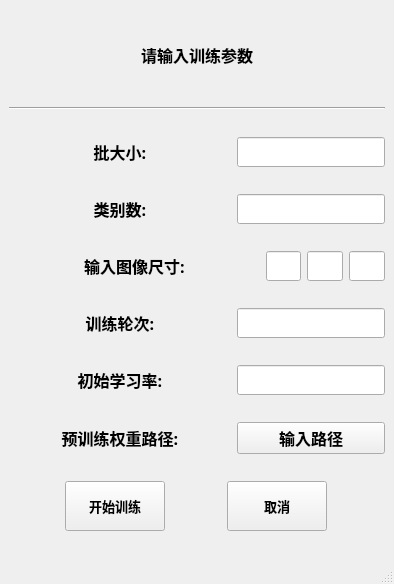
<?xml version="1.0" encoding="UTF-8"?>
<ui version="4.0">
 <class>MainWindow</class>
 <widget class="QMainWindow" name="MainWindow">
  <property name="geometry">
   <rect>
    <x>0</x>
    <y>0</y>
    <width>394</width>
    <height>584</height>
   </rect>
  </property>
  <property name="minimumSize">
   <size>
    <width>394</width>
    <height>584</height>
   </size>
  </property>
  <property name="maximumSize">
   <size>
    <width>394</width>
    <height>584</height>
   </size>
  </property>
  <property name="windowTitle">
   <string>输入参数</string>
  </property>
  <widget class="QWidget" name="centralwidget">
   <layout class="QVBoxLayout" name="verticalLayout" stretch="1,1,1,1,1,1,1,1,2">
    <item>
     <widget class="QLabel" name="label_4">
      <property name="minimumSize">
       <size>
        <width>0</width>
        <height>50</height>
       </size>
      </property>
      <property name="maximumSize">
       <size>
        <width>16777215</width>
        <height>50</height>
       </size>
      </property>
      <property name="font">
       <font>
        <family>Agency FB</family>
        <pointsize>12</pointsize>
        <weight>75</weight>
        <bold>true</bold>
       </font>
      </property>
      <property name="text">
       <string>请输入训练参数</string>
      </property>
      <property name="alignment">
       <set>Qt::AlignCenter</set>
      </property>
     </widget>
    </item>
    <item>
     <widget class="Line" name="line">
      <property name="orientation">
       <enum>Qt::Horizontal</enum>
      </property>
     </widget>
    </item>
    <item>
     <layout class="QHBoxLayout" name="horizontalLayout" stretch="6,4">
      <item>
       <widget class="QLabel" name="label">
        <property name="font">
         <font>
          <family>Agency FB</family>
          <pointsize>12</pointsize>
          <weight>75</weight>
          <bold>true</bold>
         </font>
        </property>
        <property name="layoutDirection">
         <enum>Qt::LeftToRight</enum>
        </property>
        <property name="text">
         <string>批大小:</string>
        </property>
        <property name="alignment">
         <set>Qt::AlignCenter</set>
        </property>
       </widget>
      </item>
      <item>
       <widget class="QLineEdit" name="lineEdit">
        <property name="minimumSize">
         <size>
          <width>0</width>
          <height>30</height>
         </size>
        </property>
       </widget>
      </item>
     </layout>
    </item>
    <item>
     <layout class="QHBoxLayout" name="horizontalLayout_2" stretch="6,4">
      <item>
       <widget class="QLabel" name="label_2">
        <property name="font">
         <font>
          <family>Agency FB</family>
          <pointsize>12</pointsize>
          <weight>75</weight>
          <bold>true</bold>
         </font>
        </property>
        <property name="text">
         <string>类别数:</string>
        </property>
        <property name="alignment">
         <set>Qt::AlignCenter</set>
        </property>
       </widget>
      </item>
      <item>
       <widget class="QLineEdit" name="lineEdit_2">
        <property name="minimumSize">
         <size>
          <width>0</width>
          <height>30</height>
         </size>
        </property>
       </widget>
      </item>
     </layout>
    </item>
    <item>
     <layout class="QHBoxLayout" name="horizontalLayout_3" stretch="7,1,1,1">
      <item>
       <widget class="QLabel" name="label_3">
        <property name="font">
         <font>
          <family>Agency FB</family>
          <pointsize>12</pointsize>
          <weight>75</weight>
          <bold>true</bold>
         </font>
        </property>
        <property name="text">
         <string>输入图像尺寸:</string>
        </property>
        <property name="alignment">
         <set>Qt::AlignCenter</set>
        </property>
       </widget>
      </item>
      <item>
       <widget class="QLineEdit" name="lineEdit_3">
        <property name="minimumSize">
         <size>
          <width>0</width>
          <height>30</height>
         </size>
        </property>
       </widget>
      </item>
      <item>
       <widget class="QLineEdit" name="lineEdit_5">
        <property name="minimumSize">
         <size>
          <width>0</width>
          <height>30</height>
         </size>
        </property>
        <property name="maximumSize">
         <size>
          <width>16777215</width>
          <height>30</height>
         </size>
        </property>
       </widget>
      </item>
      <item>
       <widget class="QLineEdit" name="lineEdit_4">
        <property name="minimumSize">
         <size>
          <width>0</width>
          <height>30</height>
         </size>
        </property>
        <property name="maximumSize">
         <size>
          <width>16777215</width>
          <height>30</height>
         </size>
        </property>
       </widget>
      </item>
     </layout>
    </item>
    <item>
     <layout class="QHBoxLayout" name="horizontalLayout_4" stretch="6,4">
      <item>
       <widget class="QLabel" name="label_5">
        <property name="font">
         <font>
          <family>Agency FB</family>
          <pointsize>12</pointsize>
          <weight>75</weight>
          <bold>true</bold>
         </font>
        </property>
        <property name="layoutDirection">
         <enum>Qt::LeftToRight</enum>
        </property>
        <property name="text">
         <string>训练轮次:</string>
        </property>
        <property name="alignment">
         <set>Qt::AlignCenter</set>
        </property>
       </widget>
      </item>
      <item>
       <widget class="QLineEdit" name="lineEdit_6">
        <property name="minimumSize">
         <size>
          <width>0</width>
          <height>30</height>
         </size>
        </property>
       </widget>
      </item>
     </layout>
    </item>
    <item>
     <layout class="QHBoxLayout" name="horizontalLayout_6" stretch="6,4">
      <item>
       <widget class="QLabel" name="label_6">
        <property name="font">
         <font>
          <family>Agency FB</family>
          <pointsize>12</pointsize>
          <weight>75</weight>
          <bold>true</bold>
         </font>
        </property>
        <property name="layoutDirection">
         <enum>Qt::LeftToRight</enum>
        </property>
        <property name="text">
         <string>初始学习率:</string>
        </property>
        <property name="alignment">
         <set>Qt::AlignCenter</set>
        </property>
       </widget>
      </item>
      <item>
       <widget class="QLineEdit" name="lineEdit_7">
        <property name="minimumSize">
         <size>
          <width>0</width>
          <height>30</height>
         </size>
        </property>
       </widget>
      </item>
     </layout>
    </item>
    <item>
     <layout class="QHBoxLayout" name="horizontalLayout_7" stretch="6,4">
      <item>
       <widget class="QLabel" name="label_7">
        <property name="font">
         <font>
          <family>Agency FB</family>
          <pointsize>12</pointsize>
          <weight>75</weight>
          <bold>true</bold>
         </font>
        </property>
        <property name="layoutDirection">
         <enum>Qt::LeftToRight</enum>
        </property>
        <property name="text">
         <string>预训练权重路径:</string>
        </property>
        <property name="alignment">
         <set>Qt::AlignCenter</set>
        </property>
       </widget>
      </item>
      <item>
       <widget class="QPushButton" name="pushButton_3">
        <property name="font">
         <font>
          <family>Agency FB</family>
          <pointsize>12</pointsize>
          <weight>75</weight>
          <bold>true</bold>
         </font>
        </property>
        <property name="text">
         <string>输入路径</string>
        </property>
       </widget>
      </item>
     </layout>
    </item>
    <item>
     <layout class="QHBoxLayout" name="horizontalLayout_5" stretch="6,4">
      <item>
       <widget class="QPushButton" name="pushButton">
        <property name="minimumSize">
         <size>
          <width>0</width>
          <height>0</height>
         </size>
        </property>
        <property name="maximumSize">
         <size>
          <width>100</width>
          <height>50</height>
         </size>
        </property>
        <property name="font">
         <font>
          <pointsize>10</pointsize>
          <weight>75</weight>
          <bold>true</bold>
         </font>
        </property>
        <property name="text">
         <string>开始训练</string>
        </property>
       </widget>
      </item>
      <item>
       <widget class="QPushButton" name="pushButton_2">
        <property name="minimumSize">
         <size>
          <width>0</width>
          <height>0</height>
         </size>
        </property>
        <property name="maximumSize">
         <size>
          <width>100</width>
          <height>50</height>
         </size>
        </property>
        <property name="font">
         <font>
          <pointsize>10</pointsize>
          <weight>75</weight>
          <bold>true</bold>
         </font>
        </property>
        <property name="text">
         <string>取消</string>
        </property>
       </widget>
      </item>
     </layout>
    </item>
   </layout>
  </widget>
  <widget class="QMenuBar" name="menubar">
   <property name="geometry">
    <rect>
     <x>0</x>
     <y>0</y>
     <width>394</width>
     <height>26</height>
    </rect>
   </property>
  </widget>
  <widget class="QStatusBar" name="statusbar"/>
 </widget>
 <resources/>
 <connections/>
</ui>
